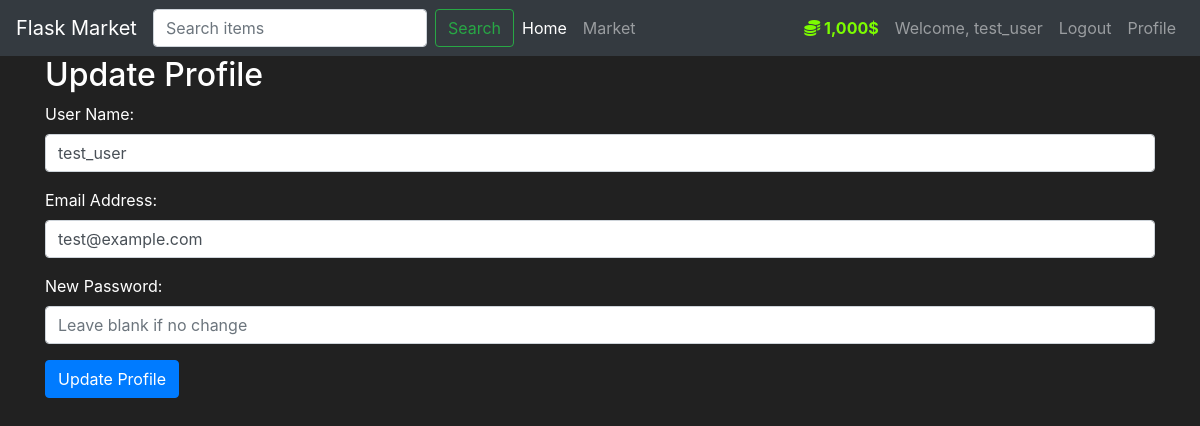
The app's page /profile (signed in) with its own data.
### market/models.py (models this page shows, shortened)
class User(db.Model, UserMixin):
    id = db.Column(db.Integer(), primary_key=True)
    username = db.Column(db.String(length=30), nullable=False, unique=True)
    email_address = db.Column(db.String(length=50), nullable=False, unique=True)
    password_hash = db.Column(db.String(length=60), nullable=False)
    budget = db.Column(db.Integer(), nullable=False, default=1000)
    items = db.relationship('Item', backref='owned_user', lazy=True)
    @property
    def prettier_budget(self):
        if len(str(self.budget)) >= 4:
            return f'{str(self.budget)[:-3]},{str(self.budget)[-3:]}$'
        else:
            return f"{self.budget}$"
    @property
    def password(self):
        return self.password

### market/routes.py (the view)
@app.route('/profile', methods=['GET', 'POST'])
@login_required
def profile_page():
    form = UpdateProfileForm()
    if form.validate_on_submit():
        current_user.username = form.username.data
        current_user.email_address = form.email_address.data
        if form.password.data:
            current_user.password = form.password.data
        db.session.commit()
        flash("Your profile has been updated!", category='success')
        return redirect(url_for('profile_page'))
    elif request.method == 'GET':
        form.username.data = current_user.username
        form.email_address.data = current_user.email_address
    return render_template('profile.html', form=form)

### market/forms.py
class UpdateProfileForm(FlaskForm):
    username = StringField(label='User Name:', validators=[DataRequired(), Length(min=2, max=30)])
    email_address = StringField(label='Email Address:', validators=[DataRequired(), Email()])
    password = PasswordField(label='New Password:', validators=[Optional(), Length(min=6)])
    submit = SubmitField(label='Update Profile')

### market/models.py (called while the page is built)
@login_manager.user_loader
def load_user(user_id):
    return User.query.get(int(user_id))

### market/templates/profile.html (shortened to what this page needs)
{% extends 'base.html' %} {% block title %}Profile Page{% endblock %} {% block
content %}
<div class="container">
  <h2>Update Profile</h2>
  <form method="POST">
    <div class="form-group">
      {{ form.username.label }} {{ form.username(class="form-control") }}
    </div>
    <div class="form-group">
      {{ form.email_address.label }} {{ form.email_address(class="form-control")
      }}
    </div>
    <div class="form-group">
      {{ form.password.label }} {{ form.password(class="form-control",
      placeholder="Leave blank if no change") }}
    </div>
    {{ form.submit(class="btn btn-primary") }}
  </form>
</div>
{% endblock %}

### market/templates/base.html (shortened to what this page needs)
<!DOCTYPE html>
<html lang="en">
  <head>
    <link
      rel="stylesheet"
      href="https://cdn.jsdelivr.net/npm/bootstrap@4.5.3/dist/css/bootstrap.min.css"
    />
  </head>
  <body>
    <nav class="navbar navbar-expand-md navbar-dark bg-dark">
      <a class="navbar-brand" href="#">Flask Market</a>
      <div class="collapse navbar-collapse" id="navbarNav">
        <ul class="navbar-nav mr-auto">
          <form
            class="form-inline my-2 my-lg-0"
            action="{{ url_for('market_page') }}"
            method="GET"
          >
            <input
              class="form-control mr-sm-2"
              type="search"
              name="search"
              placeholder="Search items"
              aria-label="Search"
            />
            <button class="btn btn-outline-success my-2 my-sm-0" type="submit">
              Search
            </button>
          </form>
          <li class="nav-item active">
            <a class="nav-link" href="{{ url_for('home_page') }}"
              >Home <span class="sr-only">(current)</span></a
            >
          </li>
          <li class="nav-item">
            <a class="nav-link" href="{{ url_for('market_page') }}">Market</a>
          </li>
        </ul>
        {% if current_user.is_authenticated %}
        <ul class="navbar-nav">
          <li class="nav-item">
            <a class="nav-link" style="color: lawngreen; font-weight: bold">
              <i class="fas fa-coins"></i>
              {{ current_user.prettier_budget }}
            </a>
          </li>
          <li class="nav-item">
            <a class="nav-link">Welcome, {{ current_user.username }}</a>
          </li>
          <li class="nav-item">
            <a class="nav-link" href="{{ url_for('logout_page') }}">Logout</a>
          </li>
          <li class="nav-item">
            <a class="nav-link" href="{{ url_for('profile_page') }}">Profile</a>
          </li>
        </ul>
        {% endif %}
      </div>
    </nav>
     {% block content %} {% endblock %}
  </body>
</html>

### market/templates/base.html (style rules this page uses)
body { background-color: #212121; color: white; }

### records on screen
User: prettier_budget "1,000$", username "test_user", email_address "test@example.com"
